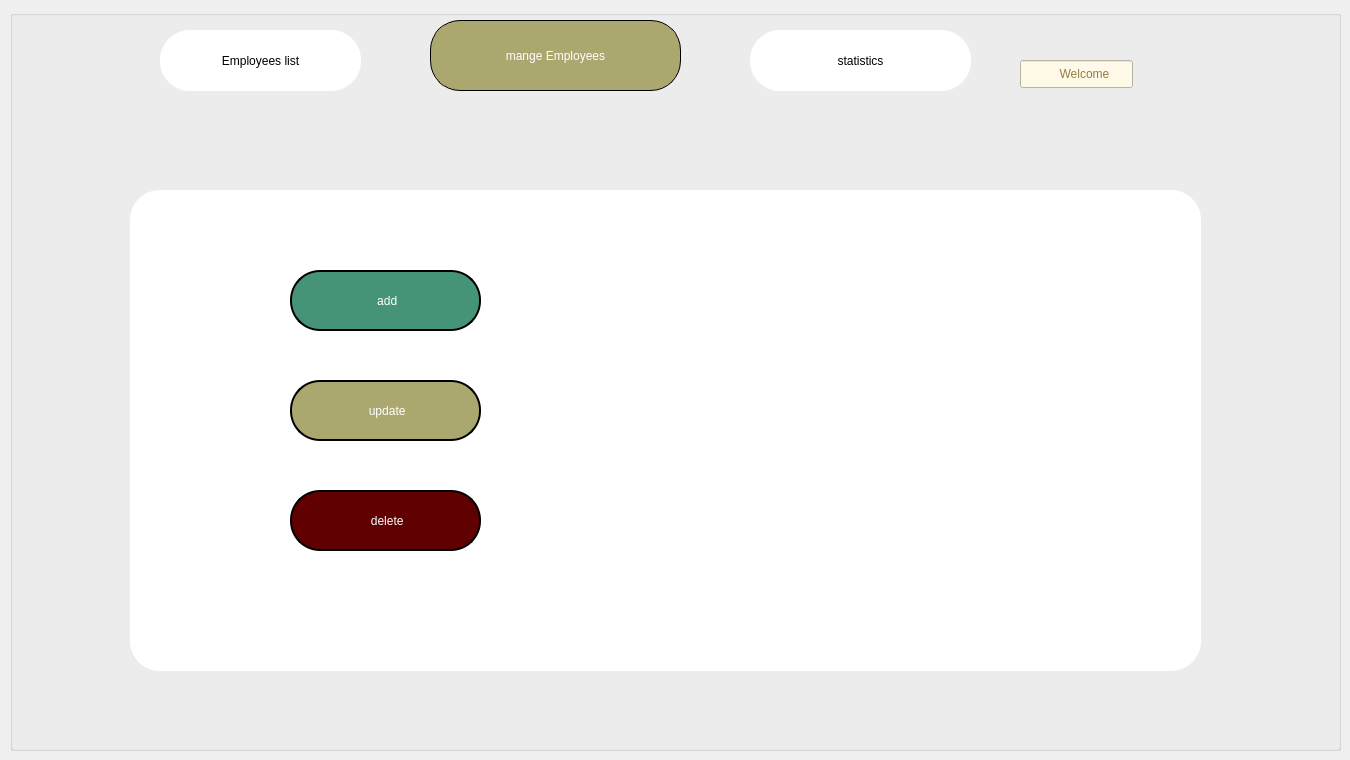
      <widget class="QWidget" name="mangepage_emp">
       <widget class="QGroupBox" name="groupBox_18">
        <property name="geometry">
         <rect>
          <x>10</x>
          <y>10</y>
          <width>1331</width>
          <height>741</height>
         </rect>
        </property>
        <property name="title">
         <string/>
        </property>
        <widget class="QPushButton" name="emp_mange_button_2">
         <property name="geometry">
          <rect>
           <x>420</x>
           <y>10</y>
           <width>251</width>
           <height>71</height>
          </rect>
         </property>
         <property name="focusPolicy">
          <enum>Qt::FocusPolicy::ClickFocus</enum>
         </property>
         <property name="styleSheet">
          <string notr="true">border: 1px solid black;
color: rgb(255, 255, 255);
font: 700 15pt &quot;Terminal&quot;;
background-color: rgb(171, 168, 111);
border-radius:30px;
</string>
         </property>
         <property name="text">
          <string>mange Employees</string>
         </property>
        </widget>
        <widget class="QPushButton" name="emp_statis_button_2">
         <property name="geometry">
          <rect>
           <x>740</x>
           <y>20</y>
           <width>221</width>
           <height>61</height>
          </rect>
         </property>
         <property name="focusPolicy">
          <enum>Qt::FocusPolicy::ClickFocus</enum>
         </property>
         <property name="styleSheet">
          <string notr="true">background-color: rgb(255, 255, 255);
color: rgb(0, 0, 0);
font: 700 15pt &quot;Terminal&quot;;
border-radius:30px;</string>
         </property>
         <property name="text">
          <string>statistics</string>
         </property>
        </widget>
        <widget class="QLineEdit" name="lineEdit_16">
         <property name="geometry">
          <rect>
           <x>1010</x>
           <y>50</y>
           <width>113</width>
           <height>28</height>
          </rect>
         </property>
         <property name="styleSheet">
          <string notr="true">background-color: rgb(255, 249, 231);
font: 20pt &quot;Rage Italic&quot;;
color: rgb(148, 125, 66);</string>
         </property>
         <property name="text">
          <string>           Welcome</string>
         </property>
         <property name="dragEnabled">
          <bool>false</bool>
         </property>
        </widget>
        <widget class="QPushButton" name="emp_list_button_2">
         <property name="geometry">
          <rect>
           <x>150</x>
           <y>20</y>
           <width>201</width>
           <height>61</height>
          </rect>
         </property>
         <property name="focusPolicy">
          <enum>Qt::FocusPolicy::ClickFocus</enum>
         </property>
         <property name="styleSheet">
          <string notr="true">font: 700 15pt &quot;Terminal&quot;;
background-color: rgb(255, 255, 255);
color: rgb(0, 0, 0);
border-radius:30px;
</string>
         </property>
         <property name="text">
          <string>Employees list</string>
         </property>
        </widget>
        <widget class="QFrame" name="frame_19">
         <property name="geometry">
          <rect>
           <x>120</x>
           <y>180</y>
           <width>1071</width>
           <height>481</height>
          </rect>
         </property>
         <property name="styleSheet">
          <string notr="true">font: italic 9pt &quot;Terminal&quot;;
background-color: rgb(255, 255, 255);
color: rgb(0, 0, 0);
border-radius:30px;
</string>
         </property>
         <property name="frameShape">
          <enum>QFrame::Shape::StyledPanel</enum>
         </property>
         <property name="frameShadow">
          <enum>QFrame::Shadow::Raised</enum>
         </property>
         <widget class="QPushButton" name="ad_emp">
          <property name="geometry">
           <rect>
            <x>160</x>
            <y>80</y>
            <width>191</width>
            <height>61</height>
           </rect>
          </property>
          <property name="focusPolicy">
           <enum>Qt::FocusPolicy::ClickFocus</enum>
          </property>
          <property name="styleSheet">
           <string notr="true">border: 1.5px solid black;
color: rgb(255, 255, 255);
font: 12pt &quot;Segoe UI&quot;;
background-color: rgb(171, 168, 111);
background-color: rgb(70, 148, 119);</string>
          </property>
          <property name="text">
           <string> add</string>
          </property>
          <property name="icon">
           <iconset resource="resources.qrc">
            <normaloff>:/home page/10608872-removebg-preview.png</normaloff>:/home page/10608872-removebg-preview.png</iconset>
          </property>
          <property name="iconSize">
           <size>
            <width>40</width>
            <height>40</height>
           </size>
          </property>
         </widget>
         <widget class="QPushButton" name="delete_emp">
          <property name="geometry">
           <rect>
            <x>160</x>
            <y>300</y>
            <width>191</width>
            <height>61</height>
           </rect>
          </property>
          <property name="focusPolicy">
           <enum>Qt::FocusPolicy::ClickFocus</enum>
          </property>
          <property name="styleSheet">
           <string notr="true">border: 1.5px solid black;
color: rgb(255, 255, 255);
font: 12pt &quot;Segoe UI&quot;;
background-color: rgb(171, 168, 111);
background-color: rgb(97, 0, 0);
</string>
          </property>
          <property name="text">
           <string> delete</string>
          </property>
          <property name="icon">
           <iconset resource="resources.qrc">
            <normaloff>:/home page/bin.png</normaloff>:/home page/bin.png</iconset>
          </property>
          <property name="iconSize">
           <size>
            <width>36</width>
            <height>36</height>
           </size>
          </property>
         </widget>
         <widget class="QPushButton" name="update_emp">
          <property name="geometry">
           <rect>
            <x>160</x>
            <y>190</y>
            <width>191</width>
            <height>61</height>
           </rect>
          </property>
          <property name="focusPolicy">
           <enum>Qt::FocusPolicy::ClickFocus</enum>
          </property>
          <property name="styleSheet">
           <string notr="true">border: 1.5px solid black;
color: rgb(255, 255, 255);
font: 12pt &quot;Segoe UI&quot;;
background-color: rgb(171, 168, 111);</string>
          </property>
          <property name="text">
           <string> update</string>
          </property>
          <property name="icon">
           <iconset resource="resources.qrc">
            <normaloff>:/home page/6402235.png</normaloff>:/home page/6402235.png</iconset>
          </property>
          <property name="iconSize">
           <size>
            <width>36</width>
            <height>36</height>
           </size>
          </property>
         </widget>
         <widget class="QPushButton" name="pushButton_6">
          <property name="geometry">
           <rect>
            <x>510</x>
            <y>90</y>
            <width>401</width>
            <height>301</height>
           </rect>
          </property>
          <property name="text">
           <string/>
          </property>
          <property name="icon">
           <iconset resource="resources.qrc">
            <normaloff>:/home page/employees (1).png</normaloff>:/home page/employees (1).png</iconset>
          </property>
          <property name="iconSize">
           <size>
            <width>250</width>
            <height>1330</height>
           </size>
          </property>
         </widget>
        </widget>
        <widget class="QLabel" name="label_83">
         <property name="geometry">
          <rect>
           <x>110</x>
           <y>20</y>
           <width>61</width>
           <height>61</height>
          </rect>
         </property>
         <property name="text">
          <string/>
         </property>
         <property name="pixmap">
          <pixmap resource="resources.qrc">:/home page/complete[1].png</pixmap>
         </property>
         <property name="scaledContents">
          <bool>true</bool>
         </property>
         <property name="openExternalLinks">
          <bool>true</bool>
         </property>
        </widget>
        <widget class="QLabel" name="img_6">
         <property name="geometry">
          <rect>
           <x>400</x>
           <y>20</y>
           <width>51</width>
           <height>51</height>
          </rect>
         </property>
         <property name="text">
          <string/>
         </property>
         <property name="pixmap">
          <pixmap resource="resources.qrc">:/home page/employees (1).png</pixmap>
         </property>
         <property name="scaledContents">
          <bool>true</bool>
         </property>
        </widget>
        <widget class="QLabel" name="label_84">
         <property name="geometry">
          <rect>
           <x>1150</x>
           <y>30</y>
           <width>63</width>
           <height>61</height>
          </rect>
         </property>
         <property name="text">
          <string/>
         </property>
         <property name="pixmap">
          <pixmap resource="resources.qrc">:/home page/user (1).png</pixmap>
         </property>
         <property name="scaledContents">
          <bool>true</bool>
         </property>
        </widget>
        <widget class="QLabel" name="label_85">
         <property name="geometry">
          <rect>
           <x>720</x>
           <y>30</y>
           <width>51</width>
           <height>51</height>
          </rect>
         </property>
         <property name="text">
          <string/>
         </property>
         <property name="pixmap">
          <pixmap resource="resources.qrc">:/home page/2636315.png</pixmap>
         </property>
         <property name="scaledContents">
          <bool>true</bool>
         </property>
        </widget>
       </widget>
      </widget>
